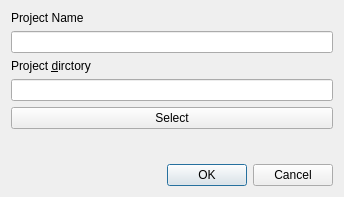
<?xml version="1.0" encoding="UTF-8"?>
<ui version="4.0">
 <class>Dialog</class>
 <widget class="QDialog" name="Dialog">
  <property name="geometry">
   <rect>
    <x>0</x>
    <y>0</y>
    <width>344</width>
    <height>197</height>
   </rect>
  </property>
  <property name="minimumSize">
   <size>
    <width>344</width>
    <height>197</height>
   </size>
  </property>
  <property name="windowTitle">
   <string>Create new project</string>
  </property>
  <property name="windowIcon">
   <iconset theme="document-new">
    <normaloff>../../../../.designer/backup</normaloff>../../../../.designer/backup</iconset>
  </property>
  <layout class="QVBoxLayout" name="verticalLayout">
   <item>
    <widget class="QLabel" name="label_2">
     <property name="text">
      <string>Project Name</string>
     </property>
    </widget>
   </item>
   <item>
    <widget class="QLineEdit" name="lineEditName"/>
   </item>
   <item>
    <widget class="QLabel" name="label">
     <property name="text">
      <string>Project &amp;dirctory</string>
     </property>
     <property name="buddy">
      <cstring>pushButtonSelectDir</cstring>
     </property>
    </widget>
   </item>
   <item>
    <widget class="QLineEdit" name="lineEditDir"/>
   </item>
   <item>
    <widget class="QPushButton" name="pushButtonSelectDir">
     <property name="text">
      <string>Select</string>
     </property>
    </widget>
   </item>
   <item>
    <spacer name="verticalSpacer">
     <property name="orientation">
      <enum>Qt::Vertical</enum>
     </property>
     <property name="sizeHint" stdset="0">
      <size>
       <width>20</width>
       <height>22</height>
      </size>
     </property>
    </spacer>
   </item>
   <item>
    <widget class="QDialogButtonBox" name="buttonBox">
     <property name="orientation">
      <enum>Qt::Horizontal</enum>
     </property>
     <property name="standardButtons">
      <set>QDialogButtonBox::Cancel|QDialogButtonBox::Ok</set>
     </property>
    </widget>
   </item>
  </layout>
 </widget>
 <resources/>
 <connections>
  <connection>
   <sender>buttonBox</sender>
   <signal>accepted()</signal>
   <receiver>Dialog</receiver>
   <slot>Check()</slot>
   <hints>
    <hint type="sourcelabel">
     <x>29</x>
     <y>187</y>
    </hint>
    <hint type="destinationlabel">
     <x>157</x>
     <y>169</y>
    </hint>
   </hints>
  </connection>
  <connection>
   <sender>buttonBox</sender>
   <signal>rejected()</signal>
   <receiver>Dialog</receiver>
   <slot>reject()</slot>
   <hints>
    <hint type="sourcelabel">
     <x>55</x>
     <y>187</y>
    </hint>
    <hint type="destinationlabel">
     <x>286</x>
     <y>169</y>
    </hint>
   </hints>
  </connection>
  <connection>
   <sender>pushButtonSelectDir</sender>
   <signal>clicked()</signal>
   <receiver>Dialog</receiver>
   <slot>selectDir()</slot>
   <hints>
    <hint type="sourcelabel">
     <x>326</x>
     <y>126</y>
    </hint>
    <hint type="destinationlabel">
     <x>335</x>
     <y>50</y>
    </hint>
   </hints>
  </connection>
 </connections>
 <slots>
  <slot>selectDir()</slot>
  <slot>selectPlc()</slot>
  <slot>Check()</slot>
  <slot>CheckConnection()</slot>
 </slots>
</ui>
